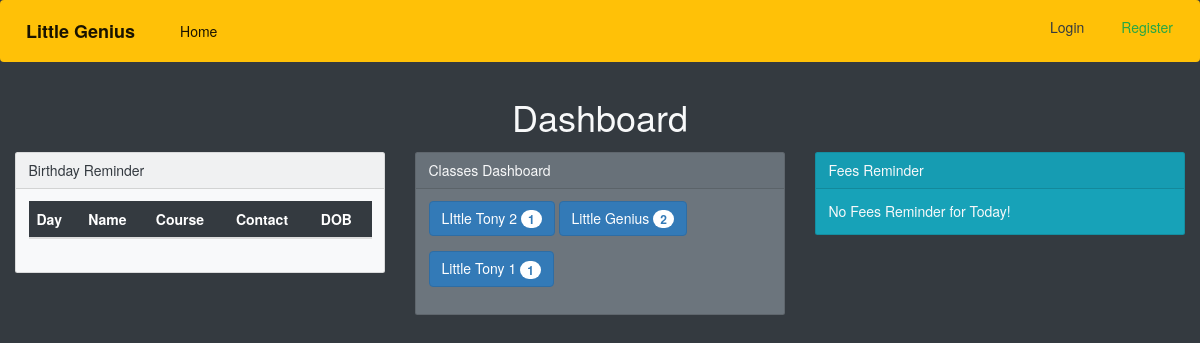
The page / on the database its author committed.
### genius/models.py (models this page shows, shortened)
class Create_Class(models.Model):
    created_by = models.ForeignKey(
        User, on_delete=models.SET_NULL, null=True, default=1)
    class_name = models.CharField(max_length=150, null=True)
    from_choice = (
        ('Mon', 'Monday'),
        ('Tue', 'Tuesday'),
        ('Wed', 'Wednesday'),
        ('Thu', 'Thursday'),
        ('Fri', 'Friday'),
        ('Sat', 'Saturday'),
        ('Sun', 'Sunday'),
    )
    from_days = models.CharField(max_length=10, choices=from_choice)
    to_days = models.CharField(max_length=10, choices=from_choice)
    from_time = models.TimeField()
    to_time = models.TimeField()
    cost= models.CharField(max_length=50, null=True, default=300)
    created_on = models.DateTimeField(auto_now=True)

### genius/views.py (the view)
# urls.py: path('', home, name='home'),
def home(request):
    fieldname = 'class_name'
    to_bday, tmr_bday = Birthday_alert()
    pay = Payment_alert()
    objs = Create_Class.objects.values(fieldname).order_by(
        fieldname).annotate(the_count=Count(fieldname))
    template_name = 'genius/home.html'
    context = {'head_title': "Little Genius",
               'count': objs,
               'tmrbday':tmr_bday,
               'tobday':to_bday,
               'pay':pay,
               }
    return render(request, template_name, context)

### genius/views.py (called while the page is built, shortened)
def Payment_alert():
    datetime_now = timezone.now()
    now_day, now_month, now_year = datetime_now.day, datetime_now.month, datetime_now.year
    objs= Payment.objects.filter(remind_date__day=now_day, remind_date__month=now_month, remind_date__year=now_year)
    li=[]
    return li

def Birthday_alert():
    datetime_now = timezone.now()
    now_day, now_month = datetime_now.day, datetime_now.month
    datetime_tomorrow = datetime_now + timedelta(days=1)
    tomorrow_day, tomorrow_month = datetime_tomorrow.day, datetime_tomorrow.month
    std_today = Students.objects.filter(dob__day=now_day, dob__month=now_month)
    std_tmr = Students.objects.filter(dob__day=tomorrow_day, dob__month=tomorrow_month)
    tday=[]
    tmr=[]
    return (tday,tmr)

### genius/templates/genius/home.html (shortened to what this page needs)
{% extends 'base.html' %}
{% block content %}
    <h1 class='head font-weight-light text-center mb-4'>Dashboard</h1>
    <div class="row">
        <div class="col">
            <div class="card bg-light text-dark">
                    <div class="card-header">Birthday Reminder
                    </div>
                    <div class= "card-body scrollspy">
                        <table class="table table-sm table-dark">
                            <thead>
                                <tr>
                                <th scope="col">Day</th>
                                <th scope="col">Name</th>
                                <th scope="col">Course</th>
                                <th scope="col">Contact</th>
                                <th scope="col">DOB</th>
                                </tr>
                            </thead>
                        </table>
                    </div>
            </div>
        </div>
        <div class="col">
            <div class="card bg-secondary text-light">
                <div class="card-header">Classes Dashboard
                </div>
                <div class= "card-body scrollspy">
                    {% for x in count %}
                    <button type="button disabled" class="btn btn-primary mb-4">
                     {{x.class_name}} <span class="badge badge-light">{{x.the_count}}</span>
                    </button>
                    {% endfor %}
                </div>
            </div>
        </div>
        <div class="col">
            <div class="card bg-info">
                <div class="card-header">Fees Reminder
                </div>
                <div class= "card-body scrollspy">
                    {% if pay %}
                        <table class="table table-sm table-dark">
                            <thead>
                                <tr>
                                <th scope="col">Name</th>
                                <th scope="col">Couse</th>
                                <th scope="col">Contact</th>
                                <th scope="col">Date</th>
                                </tr>
                            </thead>
                            <tbody>
                                {% for t in pay %}
                                <tr class="bg-danger">
                                    <td><a href="/stds/{{t.id}}">{{t.name}}</a></td>
                                    <td>{{t.course}}</td>
                                    <td>{{t.contact}}</td>
                                    <td>{{t.date}}</td>
                                </tr>
                                {% endfor %}
                            </tbody>
                        </table>
                    {% else %}
                        <p class="card-text">No Fees Reminder for Today!</p>
                    {% endif %}
                </div>
            </div>
        </div>
    </div>
{% endblock content %}

### rows shown on the page
Create_Class: class_name "LIttle Tony 2", the_count "1"
Create_Class: class_name "Little Tony 1", the_count "1"

### other values the page prints
{{ x.class_name }} "Little Genius"
{{ x.the_count }} "2"
